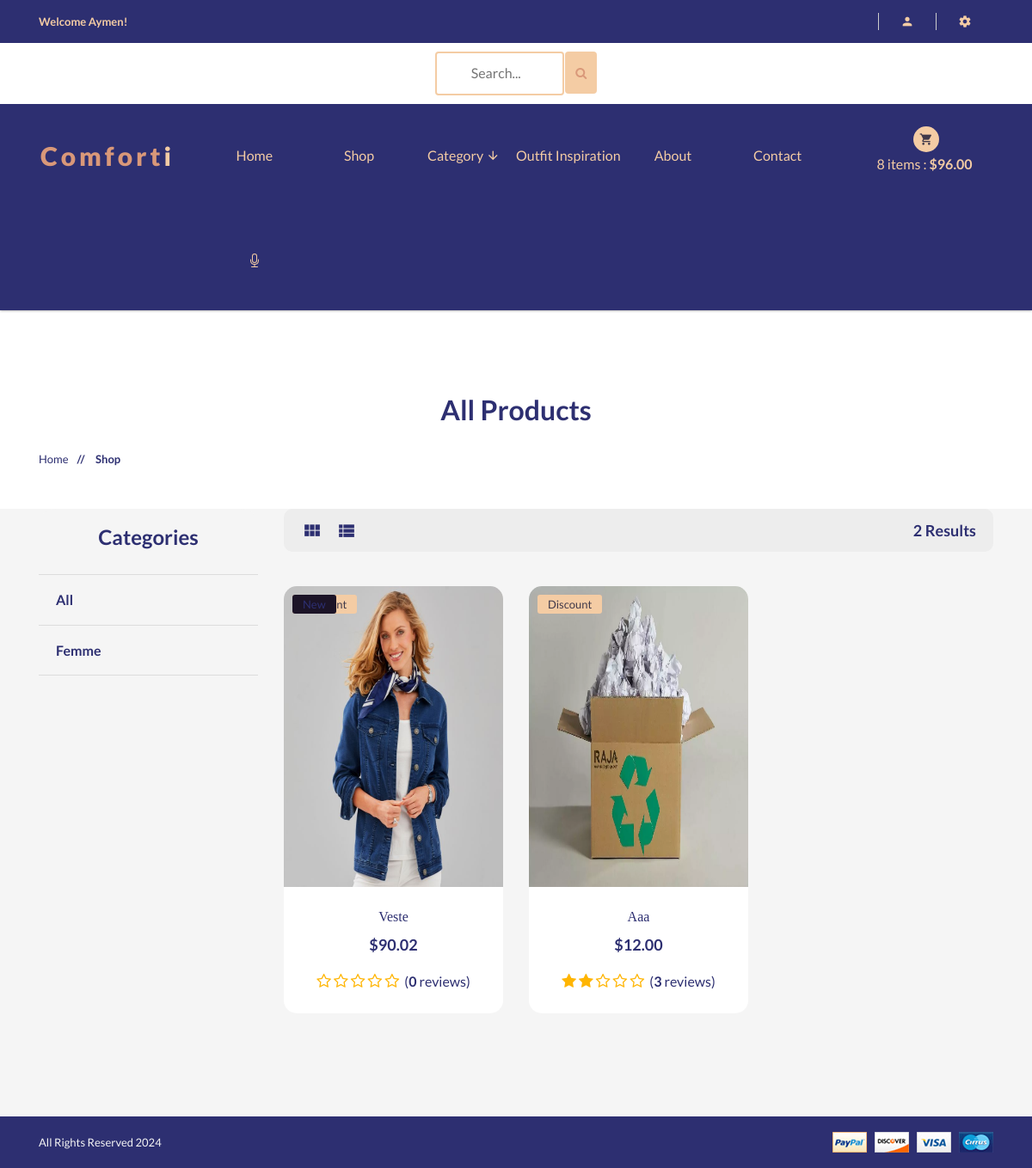
Page /shop/ (signed in) on the committed database.
### accounts/models.py (models this page shows, shortened)
class Account(AbstractBaseUser):
    first_name = models.CharField(max_length=50)
    last_name = models.CharField(max_length=50)
    username = models.CharField(max_length=50, unique=True)
    email = models.EmailField(max_length=100, unique=True)
    Phone_number = models.CharField(max_length=50)
    is_admin = models.BooleanField(default=False)
    is_staff = models.BooleanField(default=False)
    is_active = models.BooleanField(default=False)
    is_superadmin = models.BooleanField(default=False)
    date_joined_for_format = models.DateTimeField(auto_now_add=True)
    last_login_for_format  = models.DateTimeField(auto_now_add=True)
    USERNAME_FIELD = 'email'
    REQUIRED_FIELDS = ['username', 'first_name', 'last_name']
    objects = AccountManger()

### shop/models.py (models this page shows, shortened)
class Category(models.Model):
    name = models.CharField(max_length=100, unique=True)
    slug = models.SlugField(max_length=100, unique=True)
    description = models.TextField(max_length=250, blank=True)
    image = models.ImageField(upload_to='categories', blank=True)
    class Meta:
        verbose_name = 'Category'
        verbose_name_plural = 'categories'
    def get_category_slug_url(self):
        return reverse('shop:categries', args=[self.slug])

class Product(models.Model):
    category = models.ForeignKey(Category, on_delete=models.CASCADE)
    name = models.CharField(max_length=100, unique=True)
    slug = models.SlugField(max_length=100, unique=True)
    description = models.TextField(max_length=300, blank=True)
    price = models.DecimalField(max_digits=6, decimal_places=2)
    discount = models.DecimalField(max_digits=6, decimal_places=2, default=0.00)
    image = models.ImageField(upload_to='photos/products')
    stock = models.IntegerField()
    new = models.BooleanField(default=False)
    is_available = models.BooleanField(default=True)
    date_joined_for_format = models.DateTimeField(auto_now_add=True)
    last_login_for_format = models.DateTimeField(auto_now=True)
    def averageRating(self):
        reviews = ReviewRating.objects.filter(product=self, status=True).aggregate(average=Avg('rating'))
        avg = 0
        if reviews['average'] is not None:
            avg = float(reviews['average'])
        return avg
    def countReview(self):
        reviews = ReviewRating.objects.filter(product=self, status=True).aggregate(count=Count('id'))
        count = 0
        if reviews['count'] is not None:
            count = int(reviews['count'])
        return count
    def get_prodcut_details_url(self):
        return reverse('shop:product_details', args=[self.category.slug, self.slug])
    class Meta:
        verbose_name_plural = 'Products'
        ordering = ('-date_joined_for_format',)

### shop/views.py (the view)
# urls.py: path('', include('shop.urls', namespace='shop')),
def shop(request, category_slug=None):
    categories = None
    products = None
    if category_slug != None:
        categories = get_object_or_404(Category, slug=category_slug)
        products = Product.objects.filter(category=categories, is_available=True)
        paginator = Paginator(products, 6)
        page = request.GET.get('page')
        paged_products = paginator.get_page(page)
        products_count = products.count()
    else:
        products = Product.objects.all().filter(is_available=True)
        paginator = Paginator(products, 6)
        page = request.GET.get('page')
        paged_products = paginator.get_page(page)
        products_count = products.count()
    for product in products:
        reviews = ReviewRating.objects.order_by('-updated_at').filter(product_id=product.id, status=True)
    context = {
        'category_slug': category_slug,
        'products' : paged_products,
        'products_count': products_count,
    }
    return render(request, 'shop/shop/shop.html', context)

### cart/models.py (called while the page is built)
    def sub_total(self):
        return self.product.price * self.quantity

### shop/context_processors.py (called while the page is built)
def category_list(request):
    return {
        'categories' : Category.objects.all(),
    }

### templates/shop/shop/shop.html (shortened to what this page needs)
{% extends 'base.html' %}
{% load static %}
{% block content %}
		<div  class="pages-title section-padding">
			<div class="container">
				<div class="row">
					<div class="col-xs-12">
						<div class="pages-title-text text-center">
							{% if category_slug != None %}
							<h2 style="color:#2D2F71;text-transform: capitalize;">{{category_slug}}</h2>
							{% else %}
							<h2 style="color:#2D2F71;text-transform: capitalize;">All Products</h2>
							{% endif %}
							<ul class="text-left">
								<li ><a style="color:#2D2F71" href="\">Home </a></li>
								<li style="color:#2D2F71"><span> // </span>Shop</li>
							</ul>
						</div>
					</div>
				</div>
			</div>
		</div>
		<br>
		<section    class="pages products-page section-padding-bottom">
			<div class="container">
				<div class="row"><br>
					<div class="col-xs-12 col-sm-4 col-md-3">
						<div class="sidebar left-sidebar">
							<div style="background:#f5f5f5; color:#2D2F71;;border-radius:20px 20px 0 0;" class="s-side-text">
								<div class="sidebar-title clearfix text-center">
									<h3 >Categories</h3>
								</div>
								<div  class="sidebar-title clearfix">
									<h4 class="floatleft"><a style="font-weight:600;color:#2D2F71"  href="{% url 'shop:shop' %}">All</a></h4>
								</div>
                                {% for category in categories %}
                                <div  class="sidebar-title clearfix">
									<h4 class="floatleft"><a style="font-weight:600;color:#2D2F71"  href="{{ category.get_category_slug_url }}">{{category.name}}</a></h4>
								</div>
                                {% endfor %}
							</div>
						</div>
					</div>
					<div class="col-xs-12 col-sm-8 col-md-9">
						<div class="right-products">
							<div class="row">
								<div class="col-xs-12">
									<div style="background:#ededed;border-radius:10px;" class="section-title clearfix">
										<ul >
											<li>
												<ul class="nav-view">
													<li class="active"><a data-toggle="tab" href="#grid"> <i style="color:#2D2F71" class="mdi mdi-view-module"></i> </a></li>
													<li><a data-toggle="tab" href="#list"> <i style="color:#2D2F71" class="mdi mdi-view-list"></i> </a></li>
												</ul>
											</li>
											<li style="color:#2D2F71; font-size:18px" class="sort-by floatright">
												{{products_count}} Results
											</li>
										</ul>
									</div>
								</div>
							</div>
							<div class="row">
								<div class="tab-content grid-content">
									<div class="tab-pane fade in active text-center" id="grid">
                                        {% for product in products %}
										<div  class="col-xs-12 col-sm-6 col-md-4">
											<div   style="background:#ffffff; ;border-radius:15px;" class="single-product">
												<div class="product-img">
													{% if product.discount != 0.00 %}
													<div class="pro-type">
														<span>Discount</span>
													</div>
													{% endif %}
													{% if product.new %}
													<div style="background:#1c1427;color:#2D2F71" class="pro-type">
														<span>New</span>
													</div>
													{% endif %}
													<a href="{{product.get_prodcut_details_url}}"><img style="width:100%; height:350px;;border-radius:15px 15px 0 0;" src="{{product.image.url}}" alt="Product Title" /></a>
												</div>
												<div class="product-dsc">
													<p><a style="color:#2D2F71" href="{{product.get_prodcut_details_url}}">{{product.name}}</a></p>
													<span>${{product.price}}</span><br><br>
													<div style="font-size:16px" class="rating-star">
														<span>
														<i class="fa fa-star{% if product.averageRating < 0.5 %}-o{% elif product.averageRating >= 0.5 and product.averageRating < 1 %}-half-o {% endif %}" aria-hidden="true"></i>
														<i class="fa fa-star{% if product.averageRating < 1.5 %}-o{% elif product.averageRating >= 1.5 and product.averageRating < 2 %}-half-o {% endif %}" aria-hidden="true"></i>
														<i class="fa fa-star{% if product.averageRating < 2.5 %}-o{% elif product.averageRating >= 2.5 and product.averageRating < 3 %}-half-o {% endif %}" aria-hidden="true"></i>
														<i class="fa fa-star{% if product.averageRating < 3.5 %}-o{% elif product.averageRating >= 3.5 and product.averageRating < 4 %}-half-o {% endif %}" aria-hidden="true"></i>
														<i class="fa fa-star{% if product.averageRating < 4.5 %}-o{% elif product.averageRating >= 4.5 and product.averageRating < 5 %}-half-o {% endif %}" aria-hidden="true"></i>
														&nbsp;<span style="font-size:16px">(<b>{{product.countReview}}</b> reviews)</span>
														</span>
													</div>
												</div>
											</div>
										</div>
										{% endfor %}
									</div>
								</div>
							</div>
							<div class="row">
								<div  class="col-sm-12">
								</div>
							</div>
						</div>
					</div>
				</div>
			</div>
		</section>
{% endblock content %}

### templates/base.html (shortened to what this page needs)
{% load static %}
<!doctype html>
<html class="no-js" lang="">
<head>
    <link href="https://stackpath.bootstrapcdn.com/bootstrap/4.5.2/css/bootstrap.min.css" rel="stylesheet">
    <link rel="stylesheet" href="{% static 'css/bootstrap.min.css' %}">
    <link rel="stylesheet" href="{% static 'css/animate.css' %}">
    <link rel="stylesheet" href="{% static 'css/materialdesignicons.min.css' %}">
    <link rel="stylesheet" href="{% static 'css/jquery.simpleLens.css' %}">
    <link rel="stylesheet" href="{% static 'css/jquery-ui.min.css' %}">
    <link rel="stylesheet" href="{% static 'css/meanmenu.min.css' %}">
    <link rel="stylesheet" href="{% static 'css/nivo-slider.css' %}">
    <link rel="stylesheet" href="{% static 'css/owl.carousel.css' %}">
    <link rel="stylesheet" href="{% static 'css/style.css' %}">
    <link rel="stylesheet" href="{% static 'css/responsive.css' %}">
    <link rel="stylesheet" href="https://cdnjs.cloudflare.com/ajax/libs/font-awesome/4.7.0/css/font-awesome.min.css">
</head>
<body style="background:#ffffff">
    <header style="background:#2D2F71" class="header-one header-two">
        <div style="background:#2D2F71" class="header-top-two">
            <div class="container text-center">
                <div class="row">
                    <div class="col-sm-12">
                        <div class="middel-top">
                            {% if user.id is None %}
                            <div class="left floatleft">
                                <p style="color:#f4cca4"><b>Welcome Guest!</b></p>
                            </div>
                            {% else %}
                            <div class="left floatleft">
                                <p style="color:#f4cca4"><b>Welcome {{user.first_name | capfirst}}!</b></p>
                            </div>
                            {% endif %}
                        </div>
                        <div class="middel-top clearfix">
                            <ul class="clearfix right floatright">
                                <li>
                                    <a style="color:#f4cca4" href="#"><i class="mdi mdi-account"></i></a>
                                </li>
                                <li>
                                    <a style="color:#f4cca4" href="#"><i class="mdi mdi-settings"></i></a>
                                </li>
                            </ul>
                            </div>
                        </div>
                    </div>
                </div>
            </div>
        <div style="background:#ffffff">
            <div class="container text-center">
                <div class="row">
                    <div class="col-sm-12">
                        <form id="searchh" action={% url 'shop:search' %} method="GET">
                        <input  type="text" name="keyword" placeholder="Search...">
                        <button style="height:49px; margin-bottom:6px; background:#f4cca4;margin-left:-1px;border:None "  class="btn btn-warning" type="submit">
                           <i style="color:#d99879" class="fa fa-search"></i>
                        </button>
                        </form>
                    </div>
                </div>
            </div>
        </div>
        <div class="container text-center">
            <div class="row">
                <div class="col-sm-2">
                    <div class="logo">
                        <a style="color:#f4cca4;font-weight: 800;" href="\"><span
                                style="color:#d99879">Comfort</span>i</a>
                    </div>
                </div>
                <div class="col-sm-8">
                    <div class="header-middel">
                        <div class="mainmenu">
                            <nav >
                                <ul>
                                    <li ><a href="\">Home</a></li>
                                    <li><a href="{% url 'shop:shop' %}">Shop</a></li>
                                    <li><a href="#">Category <i class="mdi mdi-arrow-down"></i></a>
                                    </li>
                                        <li><a href="{% url 'image_generator:generate_image' %}">Outfit Inspiration</a></li>
                                                                        <li><a href="about.html">About</a></li>
                                    <li><a href="contact.html">Contact</a></li>
                                    <li>
                                        <a href="#" id="voiceBotButton">
                                        </a>
                                    </li>
                                </ul>
                            </nav>
                        </div>
                    </div>
                </div>
                <div class="col-sm-2">
                    <div class="cart-itmes">
                        <a class="cart-itme-a" href="{% url 'cart:cart' %}">
                            <i class="mdi mdi-cart"></i>
                            {{quantityyy}} items : <strong>${{totalll}}</strong>
                        </a>
                    </div>
                </div>
            </div>
        </div>
    </header>
    <br>
    {% block content %}
    {% endblock content %}
    <footer>
        <div  style="background:#2D2F71" class="footer-bottom">
            <div class="container">
                <div class="row">
                    <div class="col-xs-12 col-sm-6">
                        <p style="color:#f5f5f5">
                            All Rights Reserved 2024</p>
                    </div>
                    <div class="col-xs-12 col-sm-6 text-right">
                        <a href="#"><img src="{% static 'img/footer/payment.png' %}" alt="" /></a>
                    </div>
                </div>
            </div>
        </div>
    </footer>
</body>
</html>

### core/static/css/responsive.css (style rules this page uses)
@media (min-width: 1170px) and (max-width: 1200px) { .sidebar-title,.color-select { padding: 20px; } }

### templates/base.html (style rules this page uses)
#searchh input[type=text] { width: 150px; margin-top:10px; margin-bottom:10px; box-sizing: border-box; border: 2px solid #f4cca4; border-radius: 4px; font-size: 16px; color:#1c1427; background-color: #fff; background-position: 10px 10px; background-repeat: no-repeat; padding: 12px 20px 12px 40px; -webkit-transition: width 0.4s ease-in-out; transition: width 0.4s ease-in-out; }

### rows in the picture
Account: first_name "Aymen"
Category: name "Femme"
Product: new "New", image (picture), name "Veste", price "90.02", countReview "0"
Product: discount "Discount", image (picture), name "Aaa", price "12.00", countReview "3"

### other values in the picture
{{ quantityyy }} "8"
{{ totalll }} "96.00"
{{ products_count }} "2"
